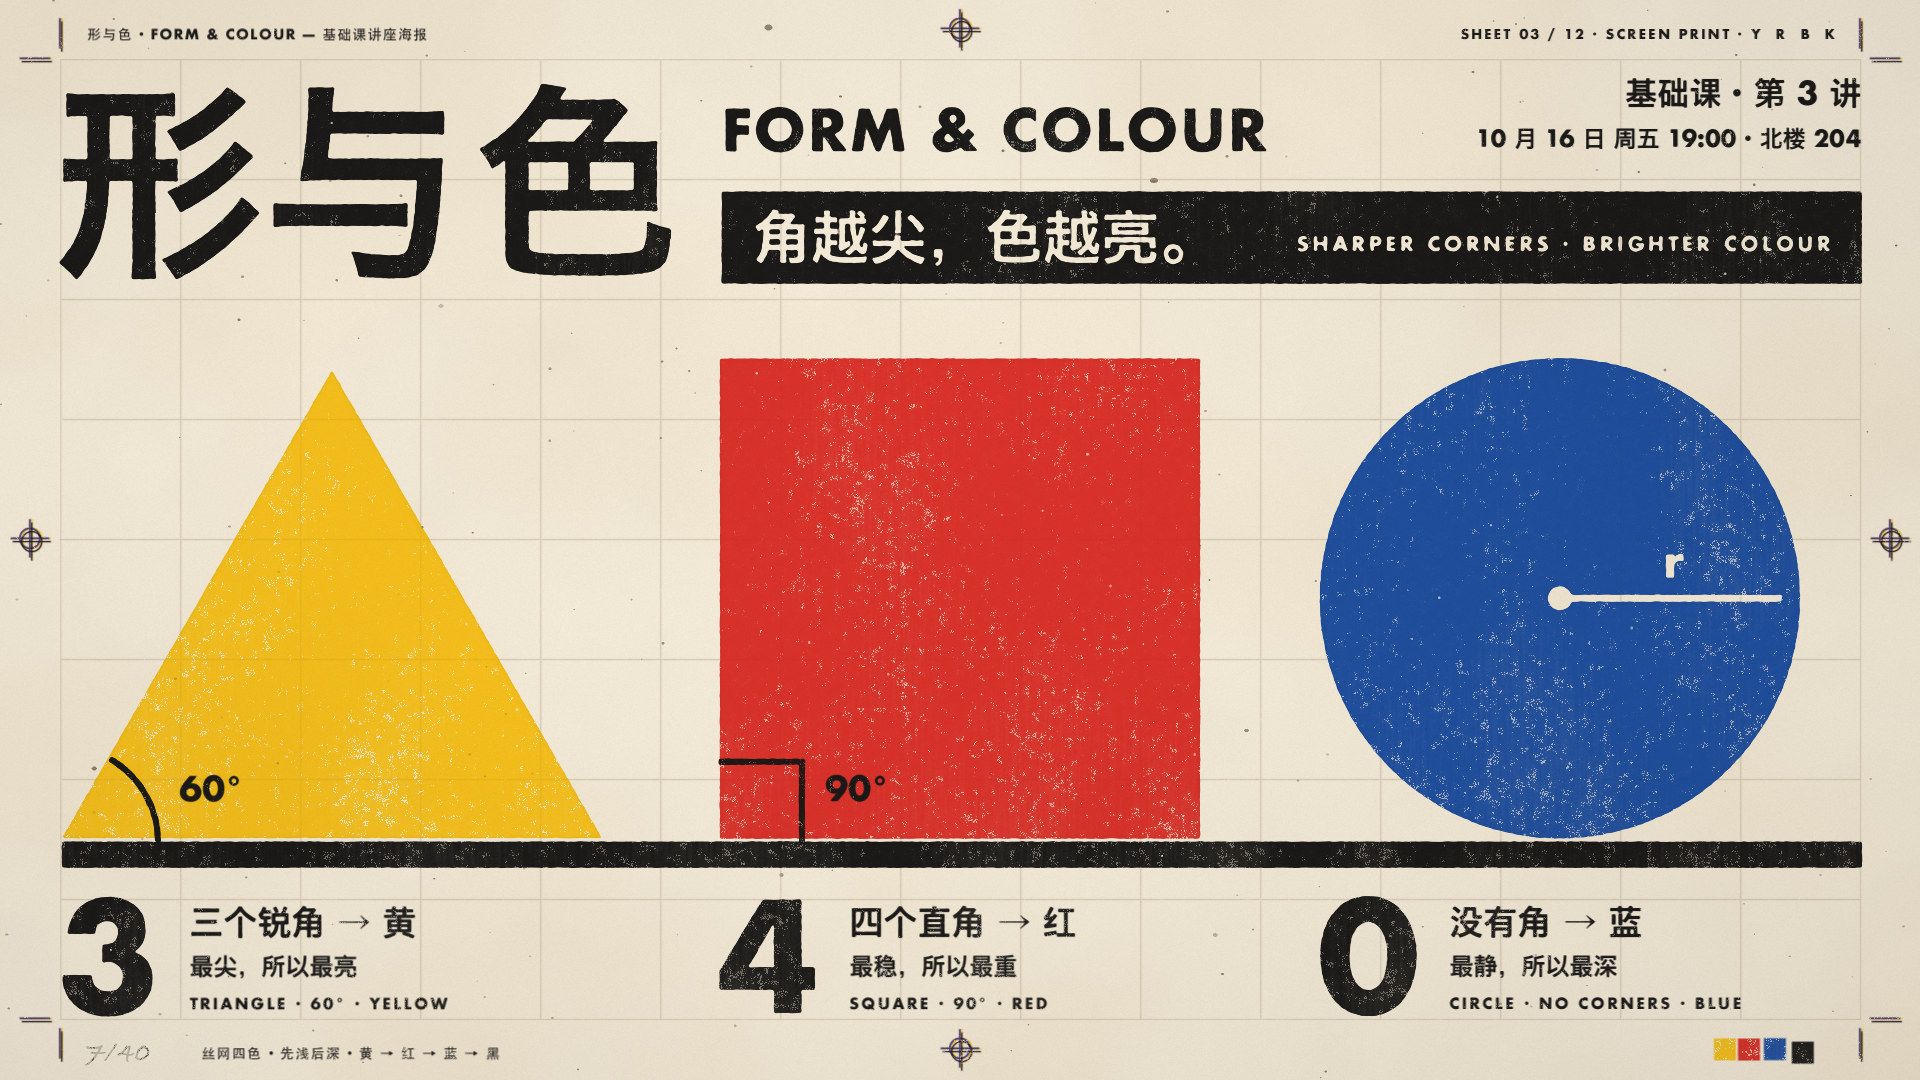

The script that saved this image:
"""Example (Bauhaus geometric poster): 形与色 · Form & Colour — a screen-printed poster for a (fictional) foundation-
course lecture. It diagrams one small idea: the sharper a shape's corners, the brighter its colour. Three shapes
stand on a heavy black ground line, each in its colour: the triangle (three acute 60° corners) in yellow, the square
(four right angles) in red, the circle (no corners at all) in blue, with angle marks drawn over them and big
corner counts 3 / 4 / 0 underneath. Title 形与色, the thesis knocked out of a black bar, the lecture details, a
construction grid, register targets, crop marks, a colour bar and a pencilled edition number. Printed screen by
screen, light to dark: tint grid -> yellow -> red -> blue -> black. No image model.
python3 bauhaus_form_colour.py [out.jpg] [--stages DIR]
"""
import os, sys, time
sys.path.insert(0, os.path.join(os.path.dirname(os.path.abspath(__file__)), '..', 'lib'))
import numpy as np
from bauhaus import Bauhaus, YELLOW, RED, BLUE, BLACK

out = sys.argv[1] if len(sys.argv) > 1 and not sys.argv[1].startswith('--') else 'bauhaus_form_colour.jpg'
stages = sys.argv[sys.argv.index('--stages') + 1] if '--stages' in sys.argv else None
t0 = time.time()

b = Bauhaus(1920, 1080, seed=19, misreg=2.6)
W, H = b.W, b.H

# ---- the sheet: cream stock, a 15 x 8 grid of 120 px modules inside a 60 px printer's margin
b.paper(margin=60, module=120)
GROUND = 840                                   # top of the black ground line (half a module under row 6)
b.marks(targets=[(960, 30), (960, 1050), (30, 540), (1890, 540)], bar=(1712, 1040))
b.stage('paper')

# ---- screen 0: pale tint, the construction grid
b.grid()
b.stage('grid')

# ---- screen 1: yellow -- the triangle, three acute corners
TX0, TX1 = 60, 600
b.pull(b.triangle(TX0, TX1, GROUND), YELLOW)
b.stage('yellow')

# ---- screen 2: red -- the square, four right angles
SX0, SX1 = 720, 1200
b.pull(b.rect(SX0, GROUND - (SX1 - SX0), SX1, GROUND), RED)
b.stage('red')

# ---- screen 3: blue -- the circle, no corners
CR = 240
CX, CY = 1560, GROUND - CR
# the circle's centre and radius are cut out of the blue stencil, so they print as bare paper
radius = np.maximum.reduce([b.circle(CX, CY, 12), b.bar(CX, CY, CX + CR - 18, CY, 7),
                            b.text_mask('r', CX + CR / 2 - 6, CY - 20, 46, anchor='ms')])
b.pull(b.circle(CX, CY, CR), BLUE, knock=radius)
b.stage('blue')

# ---- screen 4: black -- ground line, thesis bar (type knocked out), angle marks
b.pull(b.rect(60, GROUND, 1860, GROUND + 26), BLACK)
knock = np.maximum(b.text_mask('角越尖，色越亮。', 752, 258, 58, font='cjk'),
                   b.text_mask('SHARPER CORNERS · BRIGHTER COLOUR', 1830, 250, 20, anchor='rs', spacing=3.2))
b.pull(b.rect(720, 190, 1860, 282), BLACK, knock=knock)
# triangle: the 60° corner
b.pull(b.arc(TX0, GROUND, 96, 0, 60, 6), BLACK)
b.text('60°', TX0 + 118, GROUND - 40, 34)
# square: the right angle
b.pull(np.maximum(b.bar(SX0, GROUND - 80, SX0 + 80, GROUND - 80, 6, cap='square'),
                  b.bar(SX0 + 80, GROUND - 80, SX0 + 80, GROUND, 6, cap='square')), BLACK)
b.text('90°', SX0 + 104, GROUND - 40, 34)
b.stage('bars')

# ---- black: the title
b.text('形与色', 52, 262, 210, font='cjk')
b.text('FORM & COLOUR', 720, 150, 56, spacing=2)
b.stage('title')

# ---- black: lecture details and the three captions under the ground line
b.text('基础课 · 第 3 讲', 1860, 104, 32, font='cjk', anchor='rs')
b.text('10 月 16 日 周五 19:00 · 北楼 204', 1860, 146, 23, font='cjk', anchor='rs')
for x, n, l1, l2, l3 in [(TX0, '3', '三个锐角 → 黄', '最尖，所以最亮', 'TRIANGLE · 60° · YELLOW'),
                         (SX0, '4', '四个直角 → 红', '最稳，所以最重', 'SQUARE · 90° · RED'),
                         (1320, '0', '没有角 → 蓝', '最静，所以最深', 'CIRCLE · NO CORNERS · BLUE')]:
    b.text(n, x - 4, 1012, 150)
    nx = x + b.text_width(n, 150) + 26
    b.text(l1, nx, 934, 34, font='cjk')
    b.text(l2, nx, 974, 24, font='cjk')
    b.text(l3, nx, 1008, 15, spacing=2.4)
# margin slugs
b.text('形与色 · FORM & COLOUR — 基础课讲座海报', 86, 38, 14, font='cjk_book', spacing=1.2)
b.text('SHEET 03 / 12 · SCREEN PRINT · Y  R  B  K', 1834, 38, 13, anchor='rs', spacing=2.2)
b.text('丝网四色 · 先浅后深 · 黄 → 红 → 蓝 → 黑', 200, 1057, 14, font='cjk_book', spacing=1.2)

# ---- after printing: the edition number in pencil
b.pencil('7/40', 86, 1060, 28, pressure=0.85)

b.save(out, stages)
print(out, f'{time.time() - t0:.1f}s')
